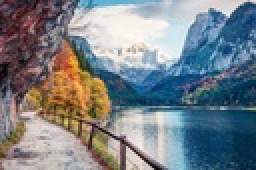
%> input picture lab5/imgn.jpg, 128 x 85 px, shrunk from 480 x 320 before the run (shown 2 times larger)
$ octave code.m   (GNU Octave 9; MATLAB toolbox functions it lacks are replaced by stand-ins)
%> lines starting %> are read from the running program, lines starting %| are printed output that depends on the picture
img = imread('imgn.jpg'); % Reads the image
%> img is the input picture: size 85x128x3 uint8; mean R, G, B 120.7, 128.7, 135.1
gray = rgb2gray(img);
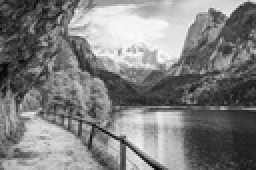
%> gray: size 85x128 uint8 (shown 2 times larger); min 1, max 251, mean 127
[m,n] = size(gray);
%> m = 85; n = 128
x = 0:255;
y = 0:255;
for i=1:256
    z = 0;
    for j=1:m
        for k=1:n
            if (gray(j,k) == i-1)
                z = z + 1;
            end
        end
    end
    y(i) = z;
end
%> after the loop, y = 256 values, max 96 at index 58, min 0 at index 1, mean 42.5
pdf = zeros(1,256);
cdf = zeros(1,256);
s = sum(y);
%> s = 10880
for i = 1:256
    pdf(i) = (y(i))/s;
end
%> after the loop, pdf = 256 values, max 0.00882 at index 58, min 0 at index 1, mean 0.00391
cdf = cumsum(pdf);
%> cdf = 256 values from 0 to 1
mul = cdf*255;
%> mul = 256 values from 0 to 255
y1 = round(mul);
%> y1 = 256 values from 0 to 255
subplot(2,1,1); bar(y); title('Original histogram');
xlabel('Pixel values'); ylabel('Number of pixels');
subplot(2,1,2); bar(y1); title('Equalised histogram');
xlabel('Pixel values'); ylabel('Number of pixels');
%> after `ylabel('Number of pixels')`:
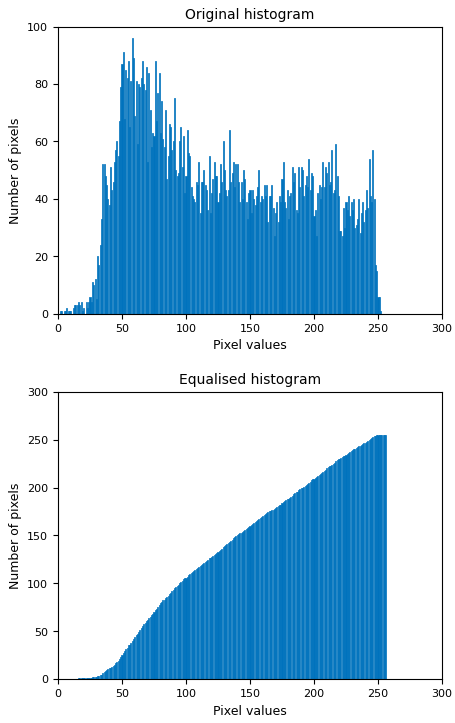
%> figure redrawn from the program's plot data, 2 panels; panel 1: tallest bar 96 high, from x = 57.6 to 58.4; panel 2: tallest bar 255 high, from x = 248.6 to 249.4
